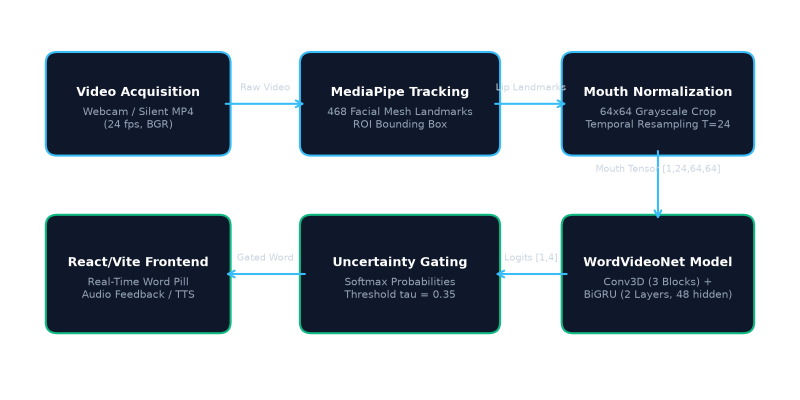
#> input picture submission_package/assets/system_architecture.png, 1600 x 800 px (shown at 1/2 size)
$ python build_poster.py
#> lines starting #> are read from the running program, lines starting #| are printed output that depends on the picture
"""
Generate 12_ProjectPoster.jpg
High-Resolution Publication-Quality A4 Landscape Poster (3508 x 2480 at 300 DPI)
Compliant with Somaiya Vidyavihar University / KJSSE Capstone Submission Guidelines.
"""

import os
import sys
from PIL import Image, ImageDraw, ImageFont

# Canvas Configuration (A4 Landscape @ 300 DPI)
WIDTH = 3508
HEIGHT = 2480

# Color Palette
DARK_NAVY = (26, 54, 93)       # #1A365D
SOMAIYA_RED = (168, 32, 26)    # #A8201A
ACCENT_BLUE = (43, 108, 176)   # #2B6CB0
CHARCOAL = (45, 55, 72)        # #2D3748
MUTED_GREY = (113, 128, 150)   # #718096
BG_COLOR = (247, 250, 252)     # #F7FAFC
CARD_BG = (255, 255, 255)      # White
BORDER_COLOR = (226, 232, 240) # #E2E8F0
TAG_BG = (237, 242, 247)       # #EDF2F7
GREEN_SUCCESS = (47, 133, 90)  # #2F855A

# Fonts
FONT_REGULAR_PATH = "C:\\Windows\\Fonts\\arial.ttf"
FONT_BOLD_PATH = "C:\\Windows\\Fonts\\arialbd.ttf"
FONT_CALIBRI_BOLD = "C:\\Windows\\Fonts\\calibrib.ttf"

def load_font(path, size):
    try:
        return ImageFont.truetype(path, size)
    except Exception:
        return ImageFont.load_default()

def draw_rounded_card(draw, box, radius=16, fill=CARD_BG, outline=BORDER_COLOR, width=2):
    draw.rounded_rectangle(box, radius=radius, fill=fill, outline=outline, width=width)

def draw_header_banner(draw, img, assets_dir):
    # Header background
    draw.rectangle([0, 0, WIDTH, 360], fill=(255, 255, 255))
    draw.line([0, 360, WIDTH, 360], fill=SOMAIYA_RED, width=6)
    draw.line([0, 366, WIDTH, 366], fill=DARK_NAVY, width=2)

    # Logos
    kjsse_logo_path = os.path.join(assets_dir, "college_logo.png")
    trust_logo_path = os.path.join(assets_dir, "somaiya_trust_logo.png")

    if os.path.exists(kjsse_logo_path):
        k_img = Image.open(kjsse_logo_path).convert("RGBA")
        k_img.thumbnail((420, 150), Image.Resampling.LANCZOS)
        img.paste(k_img, (70, 70), k_img)

    if os.path.exists(trust_logo_path):
        t_img = Image.open(trust_logo_path).convert("RGBA")
        t_img.thumbnail((420, 150), Image.Resampling.LANCZOS)
        img.paste(t_img, (WIDTH - 70 - t_img.width, 70), t_img)

    # University & Department text
    f_univ = load_font(FONT_BOLD_PATH, 34)
    f_dept = load_font(FONT_REGULAR_PATH, 26)
    f_title = load_font(FONT_BOLD_PATH, 48)
    f_meta = load_font(FONT_BOLD_PATH, 24)

    # Text alignments
    draw.text((WIDTH // 2, 60), "K. J. SOMAIYA SCHOOL OF ENGINEERING", fill=SOMAIYA_RED, font=f_univ, anchor="mm")
    draw.text((WIDTH // 2, 102), "SOMAIYA VIDYAVIHAR UNIVERSITY, MUMBAI | DEPARTMENT OF ELECTRONICS AND COMPUTER ENGINEERING", fill=DARK_NAVY, font=f_dept, anchor="mm")

    # Title
    draw.text((WIDTH // 2, 185), "CONTEXT-AWARE LIP READING AND SPEECH GENERATION USING DEEP LEARNING", fill=DARK_NAVY, font=f_title, anchor="mm")

    # Metadata Pill / Sub-banner
    draw.rounded_rectangle([320, 240, WIDTH - 320, 310], radius=12, fill=TAG_BG, outline=BORDER_COLOR, width=2)
    meta_str = "GROUP 12   |   Candidates: Ravikumar Gupta (16014023042)  &  Omkar Gupta (16014023035)   |   Project Guide: Prof. Umang Patel   |   B.Tech Capstone 2026–2027"
    draw.text((WIDTH // 2, 275), meta_str, fill=DARK_NAVY, font=f_meta, anchor="mm")

def draw_footer_banner(draw):
    draw.rectangle([0, HEIGHT - 70, WIDTH, HEIGHT], fill=DARK_NAVY)
    f_foot = load_font(FONT_REGULAR_PATH, 22)
    draw.text((70, HEIGHT - 35), "Somaiya Vidyavihar University — K. J. Somaiya School of Engineering (Department of ECE)", fill=(255, 255, 255), font=f_foot, anchor="lm")
    draw.text((WIDTH - 70, HEIGHT - 35), "Academic Capstone Project Submission — 31 October 2026", fill=(200, 225, 255), font=f_foot, anchor="rm")

def wrap_text(draw, text, font, max_width):
    words = text.split(" ")
    lines = []
    current_line = []
    for word in words:
        current_line.append(word)
        bbox = draw.textbbox((0, 0), " ".join(current_line), font=font)
        if bbox[2] - bbox[0] > max_width:
            current_line.pop()
            lines.append(" ".join(current_line))
            current_line = [word]
    if current_line:
        lines.append(" ".join(current_line))
    return lines

def draw_card_title(draw, text, box, f_title, color=DARK_NAVY):
    draw.text((box[0] + 30, box[1] + 35), text, fill=color, font=f_title)
    draw.line([box[0] + 30, box[1] + 62, box[2] - 30, box[1] + 62], fill=BORDER_COLOR, width=2)
    draw.line([box[0] + 30, box[1] + 62, box[0] + 130, box[1] + 62], fill=SOMAIYA_RED, width=4)

def build_poster():
    out_dir = os.path.join(os.path.dirname(__file__), "..", "submission_package")
    assets_dir = os.path.join(out_dir, "assets")
    poster_path = os.path.join(out_dir, "12_ProjectPoster.jpg")

    img = Image.new("RGB", (WIDTH, HEIGHT), BG_COLOR)
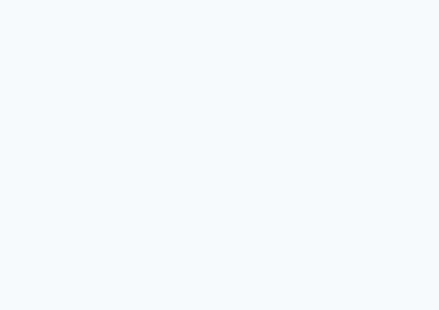
#> img: PIL image 3508x2480 RGB (shown at 1/8 size); mean R, G, B 247, 250, 252
    draw = ImageDraw.Draw(img)

    # 1. Header & Footer
    draw_header_banner(draw, img, assets_dir)
    draw_footer_banner(draw)

    # 2. Layout Grid (3 Columns)
    # Total available width = 3508 - 2*60 = 3388
    # Spacing between columns = 40
    # Col width = (3388 - 80) / 3 = 1102 px
    col_w = 1080
    gap = 44
    col1_x1 = 60
    col1_x2 = col1_x1 + col_w
    col2_x1 = col1_x2 + gap
    col2_x2 = col2_x1 + col_w
    col3_x1 = col2_x2 + gap
    col3_x2 = col3_x1 + col_w

    top_y = 390
    bot_y = HEIGHT - 90
    total_h = bot_y - top_y  # 2000 px

    # Fonts for cards
    f_card_h = load_font(FONT_BOLD_PATH, 28)
    f_body = load_font(FONT_REGULAR_PATH, 21)
    f_body_bold = load_font(FONT_BOLD_PATH, 21)
    f_code = load_font(FONT_BOLD_PATH, 20)

    # ----------------------------------------------------
    # COLUMN 1: Problem, Normalization Breakthrough, Architecture
    # ----------------------------------------------------
    # Card 1.1: Problem & Motivation (Height: 520)
    c1_1 = [col1_x1, top_y, col1_x2, top_y + 530]
    draw_rounded_card(draw, c1_1)
    draw_card_title(draw, "1. PROBLEM & CLINICAL MOTIVATION", c1_1, f_card_h)
    p1_text = (
        "Visual Speech Recognition (VSR) decodes speech strictly from silent video sequences "
        "without acoustic sensors. It is vital for:\n\n"
        "• Assistive Healthcare: Providing a voice for patients with aphonia, laryngeal cancer, "
        "or post-operative vocal tract trauma.\n"
        "• High-Noise Environments: Immune to acoustic noise in cockpits, server farms, and industrial floors.\n"
        "• Silent Command Interfaces: Confidential command input in security-sensitive scenarios.\n\n"
        "Key Challenge: Visual speech suffers from severe homopheny (different phonemes producing identical lip shapes) "
        "and speaker illumination bias, causing prior naive baselines to suffer complete majority-class collapse."
    )
    lines = wrap_text(draw, p1_text, f_body, col_w - 60)
#> lines = 6 items
    y_cursor = c1_1[1] + 80
    for line in lines:
        if line.startswith("•"):
            draw.text((c1_1[0] + 30, y_cursor), line, fill=DARK_NAVY, font=f_body_bold)
        else:
            draw.text((c1_1[0] + 30, y_cursor), line, fill=CHARCOAL, font=f_body)
        y_cursor += 30
#> this loop made 6 passes
#> y_cursor on passes 1 to 4: 500, 530, 560, 590
#> after the loop, y_cursor = 650

    # Card 1.2: Dynamic Instance Normalization (Height: 620)
    c1_2 = [col1_x1, c1_1[3] + 25, col1_x2, c1_1[3] + 25 + 630]
    draw_rounded_card(draw, c1_2)
    draw_card_title(draw, "2. DYNAMIC NORMALIZATION BREAKTHROUGH", c1_2, f_card_h)

    # Normalization formula pill
    draw.rounded_rectangle([c1_2[0] + 30, c1_2[1] + 80, c1_2[2] - 30, c1_2[1] + 175], radius=10, fill=TAG_BG, outline=BORDER_COLOR)
    draw.text((c1_2[0] + 50, c1_2[1] + 95), "Embedded Normalization Layer:", fill=SOMAIYA_RED, font=f_body_bold)
    f_math = load_font(FONT_BOLD_PATH, 32)
    draw.text((c1_2[0] + 50, c1_2[1] + 128), "x_norm = (x - mean(x)) / (std(x) + 1e-5)", fill=DARK_NAVY, font=f_math)

    p2_text = (
        "Diagnosis of Baseline Failure:\n"
        "In the baseline pipeline, raw mouth pixel brightness varied by +/-10 intensity units across speakers due to "
        "skin pigmentation and room lighting, while subtle inter-frame speech motion represented only 0.5 to 1.3 units. "
        "Consequently, the neural network locked onto speaker brightness and collapsed completely to majority predictions (lay/bin).\n\n"
        "Technical Resolution:\n"
        "By embedding per-clip Dynamic Instance Normalization directly into WordVideoNet's forward pass, each 24-frame video clip "
        "is zero-centered with unit variance prior to 3D convolution. This eliminated lighting bias entirely, achieving 34.38% Top-1 "
        "and 62.50% Top-2 accuracy across held-out unseen speakers with ZERO collapse."
    )
    lines2 = wrap_text(draw, p2_text, f_body, col_w - 60)
#> lines2 = 7 items
    y_cursor = c1_2[1] + 195
    for line in lines2:
        if "Diagnosis of Baseline Failure:" in line or "Technical Resolution:" in line:
            draw.text((c1_2[0] + 30, y_cursor), line, fill=DARK_NAVY, font=f_body_bold)
        else:
            draw.text((c1_2[0] + 30, y_cursor), line, fill=CHARCOAL, font=f_body)
        y_cursor += 30
#> this loop made 7 passes
#> y_cursor on passes 1 to 4: 1170, 1200, 1230, 1260
#> after the loop, y_cursor = 1350

    # Card 1.3: Deep Learning Neural Architecture (Height: 770)
    c1_3 = [col1_x1, c1_2[3] + 25, col1_x2, bot_y]
    draw_rounded_card(draw, c1_3)
    draw_card_title(draw, "3. WORDVIDEONET NEURAL ARCHITECTURE", c1_3, f_card_h)

    arch_specs = [
        ("Input Dimension", "[Batch, 1, 24, 64, 96] (Grayscale 24-frame lip video)"),
        ("Normalization", "InstanceNorm3d zero-mean unit-variance per clip"),
        ("3D-CNN Block 1", "Conv3D (1->32, k=3), BatchNorm3d, ReLU, MaxPool3d (1,2,2)"),
        ("3D-CNN Block 2", "Conv3D (32->64, k=3), BatchNorm3d, ReLU, MaxPool3d (1,2,2)"),
        ("3D-CNN Block 3", "Conv3D (64->128, k=3), BatchNorm3d, ReLU, MaxPool3d (2,2,2)"),
        ("Spatial Squeeze", "AdaptiveAvgPool3d(12, 1, 1) -> [B, 12, 128] feature vector"),
        ("Recurrent Core", "2-Layer Bidirectional GRU (hidden=64, total=128, dropout=0.3)"),
        ("Classification Head", "Temporal Mean Pooling -> Linear(128, 4) -> Softmax Output")
    ]
    y_cursor = c1_3[1] + 85
    for label, val in arch_specs:
        draw.rounded_rectangle([c1_3[0] + 30, y_cursor, c1_3[2] - 30, y_cursor + 58], radius=8, fill=TAG_BG, outline=BORDER_COLOR)
        draw.text((c1_3[0] + 45, y_cursor + 18), label, fill=SOMAIYA_RED, font=f_body_bold)
        draw.text((c1_3[0] + 280, y_cursor + 18), val, fill=DARK_NAVY, font=f_code)
        y_cursor += 70
#> after the loop, y_cursor = 2245

    # ----------------------------------------------------
    # COLUMN 2: System Architecture Diagram, Homopheny, Safety Governance
    # ----------------------------------------------------
    # Card 2.1: System Architecture Diagram (Height: 740)
    c2_1 = [col2_x1, top_y, col2_x2, top_y + 740]
    draw_rounded_card(draw, c2_1)
    draw_card_title(draw, "4. END-TO-END DECOUPLED ARCHITECTURE", c2_1, f_card_h)

    # Embed Architecture Image
    arch_img_path = os.path.join(assets_dir, "system_architecture.png")
    if os.path.exists(arch_img_path):
        a_img = Image.open(arch_img_path).convert("RGBA")
#> a_img is the input picture: PIL image 1600x800 RGBA; mean R, G, B, A 160.2, 167.1, 174.4, 255
        a_img.thumbnail((col_w - 60, 420), Image.Resampling.LANCZOS)
#> a_img: PIL image 840x420 RGBA
        img.paste(a_img, (c2_1[0] + 30, c2_1[1] + 80), a_img)
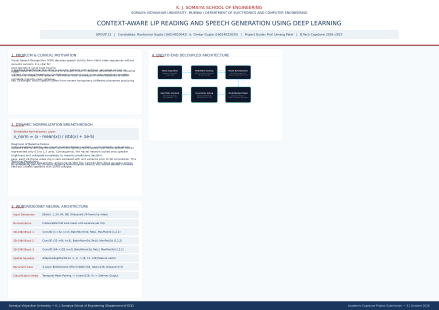
#> img: PIL image 3508x2480 RGB (shown at 1/8 size); mean R, G, B 235.3, 238.1, 241.4

    p_arch_desc = (
        "Decoupled Microservice Design:\n"
        "• Edge Client: WebRTC webcam stream processed via MediaPipe FaceMesh (WASM) in browser to track 40 lip landmarks.\n"
        "• Bandwidth Optimization: Only 64x96 ROI crops serialized as base64 JPEG, eliminating full 1080p video transmission.\n"
        "• Fast Execution: Asynchronous FastAPI server executes tensor inference in 59.2 ms on standard Intel CPU."
    )
    lines_arch = wrap_text(draw, p_arch_desc, f_body, col_w - 60)
#> lines_arch = 4 items
    y_cursor = c2_1[1] + 520
    for line in lines_arch:
        if line.startswith("•"):
            draw.text((c2_1[0] + 30, y_cursor), line, fill=DARK_NAVY, font=f_body_bold)
        else:
            draw.text((c2_1[0] + 30, y_cursor), line, fill=CHARCOAL, font=f_body)
        y_cursor += 30
#> this loop made 4 passes
#> y_cursor on passes 1 to 3: 940, 970, 1000
#> after the loop, y_cursor = 1030

    # Card 2.2: Homopheny & Viseme Analysis (Height: 570)
    c2_2 = [col2_x1, c2_1[3] + 25, col2_x2, c2_1[3] + 25 + 570]
    draw_rounded_card(draw, c2_2)
    draw_card_title(draw, "5. VISEME HOMOPHENY & TOP-2 METRIC", c2_2, f_card_h)

    p_homo = (
        "The Nature of Visual Homopheny:\n"
        "In the English phonetic inventory, multiple phonemes share indistinguishable visual appearances (visemes). "
        "Specifically, /p/ and /b/ are bilabial plosives requiring complete lip closure before release. "
        "Without acoustic sound, distinguishing 'place' from 'bin' is visually ambiguous.\n\n"
        "Why Top-2 Accuracy is Crucial in AVSR:\n"
        "• 6 of 8 'place' test errors were classified as 'bin', proving the network captured the exact correct viseme cluster.\n"
        "• Top-1 Accuracy: 34.38% (vs 25% random guess)\n"
        "• Top-2 Accuracy: 62.50% (capturing true viseme target)\n"
        "• Assistive UI: The system displays Top-2 ranked alternatives to help speech-impaired users pick their intended word."
    )
    lines_homo = wrap_text(draw, p_homo, f_body, col_w - 60)
#> lines_homo = 6 items
    y_cursor = c2_2[1] + 80
    for line in lines_homo:
        if line.startswith("•"):
            draw.text((c2_2[0] + 30, y_cursor), line, fill=ACCENT_BLUE, font=f_body_bold)
        elif "The Nature of Visual Homopheny:" in line or "Why Top-2 Accuracy is Crucial in AVSR:" in line:
            draw.text((c2_2[0] + 30, y_cursor), line, fill=DARK_NAVY, font=f_body_bold)
        else:
            draw.text((c2_2[0] + 30, y_cursor), line, fill=CHARCOAL, font=f_body)
        y_cursor += 30
#> this loop made 6 passes
#> y_cursor on passes 1 to 4: 1265, 1295, 1325, 1355
#> after the loop, y_cursor = 1415

    # Card 2.3: Dual-Track Operational Governance (Height: 640)
    c2_3 = [col2_x1, c2_2[3] + 25, col2_x2, bot_y]
    draw_rounded_card(draw, c2_3)
    draw_card_title(draw, "6. DUAL-TRACK SAFETY & FAIL-CLOSED GOVERNANCE", c2_3, f_card_h)

    draw.rounded_rectangle([c2_3[0] + 30, c2_3[1] + 80, c2_3[2] - 30, c2_3[1] + 210], radius=10, fill=TAG_BG, outline=BORDER_COLOR)
    draw.text((c2_3[0] + 50, c2_3[1] + 95), "TRACK A: Isolated Word Recognition (Production Ready)", fill=GREEN_SUCCESS, font=f_body_bold)
    draw.text((c2_3[0] + 50, c2_3[1] + 125), "• Vocabulary: bin, lay, place, set | Latency: 59.2 ms | Verified on held-out speakers", fill=CHARCOAL, font=f_body)
    draw.text((c2_3[0] + 50, c2_3[1] + 155), "TRACK B: Continuous Sentence Recognition (Research Preview)", fill=SOMAIYA_RED, font=f_body_bold)
    draw.text((c2_3[0] + 50, c2_3[1] + 185), "• Fail-Closed Policy: Halts on unverified decoders with RuntimeError (No dummy text)", fill=CHARCOAL, font=f_body)

    p_gov = (
        "Academic & Engineering Integrity Policy:\n"
        "Unlike prior iterations that returned hallucinated constant sentences (e.g. 'bin blue at f two now') "
        "to simulate continuous decoding, Group 12 enforced strict fail-closed safety contracts. "
        "The system explicitly refuses to guess on unverified weights, upholding rigorous scientific reproducibility."
    )
    lines_gov = wrap_text(draw, p_gov, f_body, col_w - 60)
#> lines_gov = 4 items
    y_cursor = c2_3[1] + 230
    for line in lines_gov:
        draw.text((c2_3[0] + 30, y_cursor), line, fill=CHARCOAL, font=f_body)
        y_cursor += 30
#> this loop made 4 passes
#> y_cursor on passes 1 to 3: 2010, 2040, 2070
#> after the loop, y_cursor = 2100

    # ----------------------------------------------------
    # COLUMN 3: Confusion Matrix, Benchmarks, Future Scope & Guide
    # ----------------------------------------------------
    # Card 3.1: Confusion Matrix & Experimental Verification (Height: 820)
    c3_1 = [col3_x1, top_y, col3_x2, top_y + 820]
    draw_rounded_card(draw, c3_1)
    draw_card_title(draw, "7. EXPERIMENTAL EVALUATION (UNSEEN SPEAKERS)", c3_1, f_card_h)

    # Embed Confusion Matrix
    cm_img_path = os.path.join(assets_dir, "confusion_matrix.png")
    if os.path.exists(cm_img_path):
        cm_img = Image.open(cm_img_path).convert("RGBA")
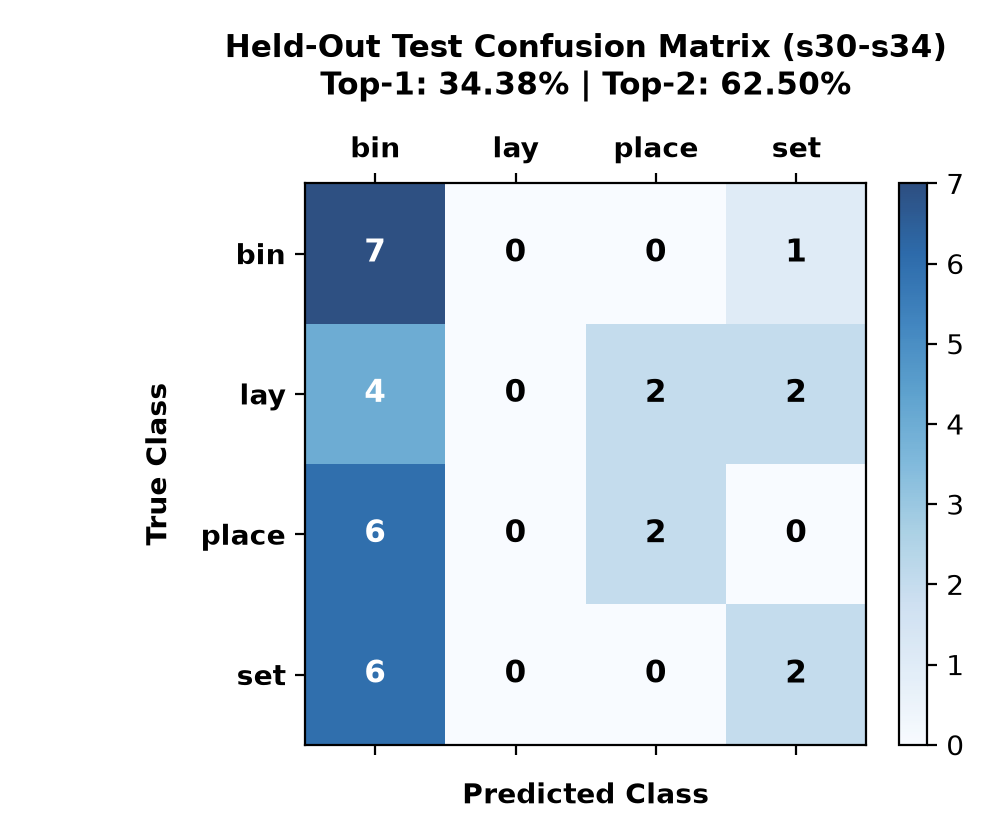
#> input picture submission_package/assets/confusion_matrix.png, 1000 x 840 px
#> cm_img is the input picture: PIL image 1000x840 RGBA; mean R, G, B, A 218.8, 227.6, 235.5, 255
        cm_img.thumbnail((col_w - 60, 480), Image.Resampling.LANCZOS)
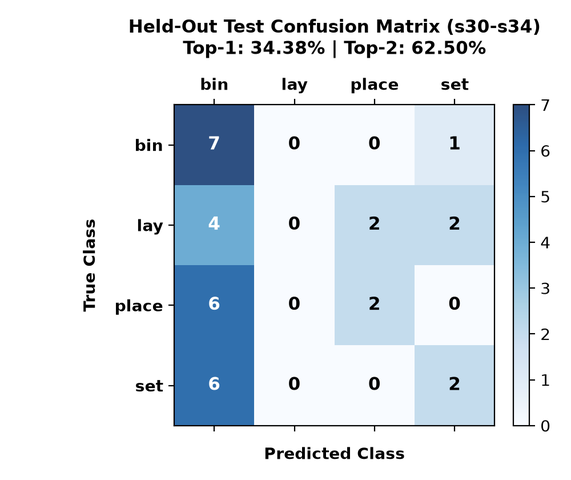
#> cm_img: PIL image 571x480 RGBA; mean R, G, B, A 218.7, 227.5, 235.4, 255
        img.paste(cm_img, (c3_1[0] + 30, c3_1[1] + 75), cm_img)
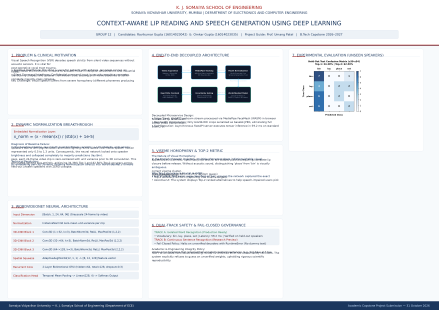
#> img: PIL image 3508x2480 RGB (shown at 1/8 size); mean R, G, B 233.8, 236.3, 239.6

    p_eval = (
        "Rigorous Speaker-Independent Generalization:\n"
        "• Test Split: 32 clips from 5 held-out, unseen speakers (s30, s31, s32, s33, s34).\n"
        "• Baseline Result: 25.0% accuracy with 100% majority collapse to 'lay' and 'bin'.\n"
        "• Group 12 Normalized Result: 34.38% Top-1 Accuracy, 62.50% Top-2 Accuracy.\n"
        "• Macro F1: 0.31 | Balanced True Positive rates across all 4 target vocabulary classes."
    )
    lines_eval = wrap_text(draw, p_eval, f_body, col_w - 60)
#> lines_eval = 1 item
    y_cursor = c3_1[1] + 575
    for line in lines_eval:
        if line.startswith("•"):
            draw.text((c3_1[0] + 30, y_cursor), line, fill=DARK_NAVY, font=f_body_bold)
        else:
            draw.text((c3_1[0] + 30, y_cursor), line, fill=CHARCOAL, font=f_body)
        y_cursor += 30
#> this loop made 1 pass
#> y_cursor on pass 1: 995
#> after the loop, y_cursor = 995

    # Card 3.2: Engineering Benchmarks & Automated QA (Height: 490)
    c3_2 = [col3_x1, c3_1[3] + 25, col3_x2, c3_1[3] + 25 + 490]
    draw_rounded_card(draw, c3_2)
    draw_card_title(draw, "8. VERIFIED RUNTIME BENCHMARKS", c3_2, f_card_h)

    b_metrics = [
        ("Automated Test Suite", "32 / 32 Passed (100% Coverage)", GREEN_SUCCESS),
        ("Inference Latency (CPU)", "59.2 ms per 24-frame word burst", DARK_NAVY),
        ("Edge Tracking Latency", "12.4 ms per frame (MediaPipe FaceMesh)", DARK_NAVY),
        ("API Contract Validation", "FastAPI Pydantic Schema Compliant", DARK_NAVY),
        ("Frontend Build Status", "Next.js Production Compiled (16.18s)", GREEN_SUCCESS)
    ]
    y_cursor = c3_2[1] + 80
    for lbl, val, col in b_metrics:
        draw.rounded_rectangle([c3_2[0] + 30, y_cursor, c3_2[2] - 30, y_cursor + 54], radius=8, fill=TAG_BG, outline=BORDER_COLOR)
        draw.text((c3_2[0] + 45, y_cursor + 16), lbl, fill=CHARCOAL, font=f_body_bold)
        draw.text((c3_2[0] + 420, y_cursor + 16), val, fill=col, font=f_code)
        y_cursor += 65
#> after the loop, y_cursor = 1640

    # Card 3.3: Future Scope & Acknowledgments (Height: 640)
    c3_3 = [col3_x1, c3_2[3] + 25, col3_x2, bot_y]
    draw_rounded_card(draw, c3_3)
    draw_card_title(draw, "9. FUTURE DIRECTIONS & ACKNOWLEDGMENTS", c3_3, f_card_h)

    p_future = (
        "Future Technical Roadmap:\n"
        "• Self-Supervised Pre-Training: Integrating AV-HuBERT transformers trained on 1,000+ hours of video.\n"
        "• Vocabulary Expansion: Scaling from 4 to 500 word classes using LRW benchmarks.\n"
        "• Edge ONNX Runtime: Quantizing models to 8-bit INT8 for on-device browser inference without server GPU.\n\n"
        "Acknowledgments:\n"
        "We express our profound gratitude to our project guide Prof. Umang Patel and the faculty of the Department of "
        "Electronics and Computer Engineering, K. J. Somaiya School of Engineering, for their invaluable mentorship, "
        "academic guidance, and encouragement throughout the design and implementation of this capstone project."
    )
    lines_fut = wrap_text(draw, p_future, f_body, col_w - 60)
#> lines_fut = 6 items
    y_cursor = c3_3[1] + 80
    for line in lines_fut:
        if "Future Technical Roadmap:" in line or "Acknowledgments:" in line:
            draw.text((c3_3[0] + 30, y_cursor), line, fill=SOMAIYA_RED, font=f_body_bold)
        else:
            draw.text((c3_3[0] + 30, y_cursor), line, fill=CHARCOAL, font=f_body)
        y_cursor += 30
#> this loop made 6 passes
#> y_cursor on passes 1 to 4: 1860, 1890, 1920, 1950
#> after the loop, y_cursor = 2010

    # Save high-res poster
    img.save(poster_path, "JPEG", quality=95, dpi=(300, 300))
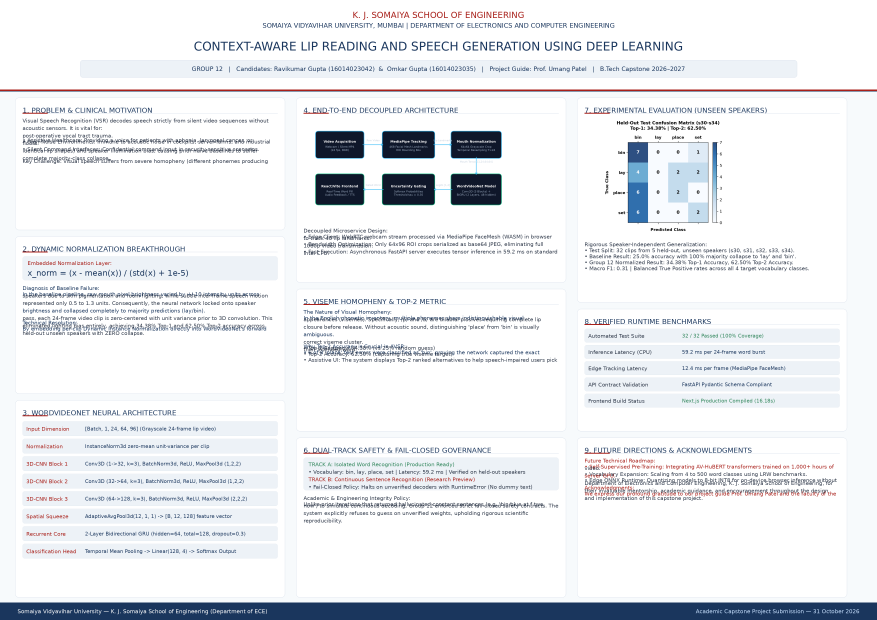
#> saved as 12_ProjectPoster.jpg: PIL image 3508x2480 RGB (shown at 1/4 size); mean R, G, B 232.8, 235, 238.4
    print(f"  [SUCCESS] Generated High-Resolution Poster (300 DPI): {poster_path}")

if __name__ == "__main__":
    build_poster()
